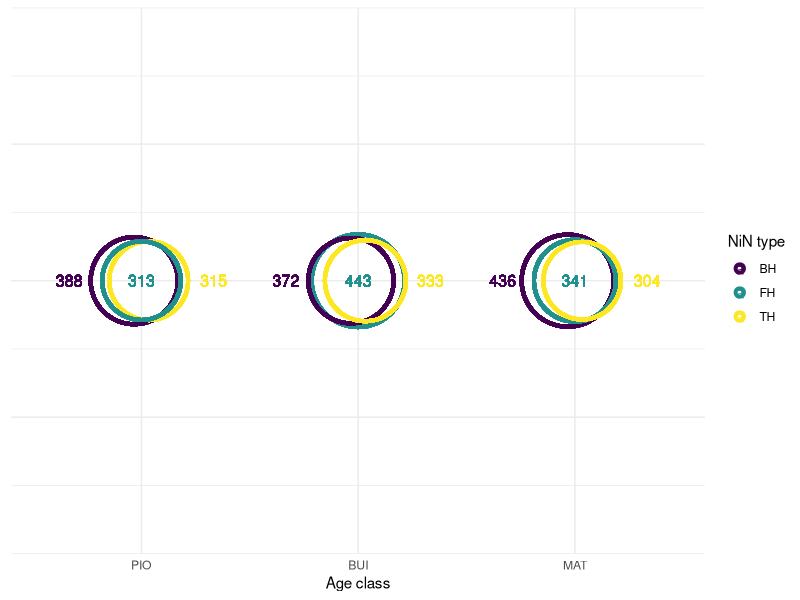
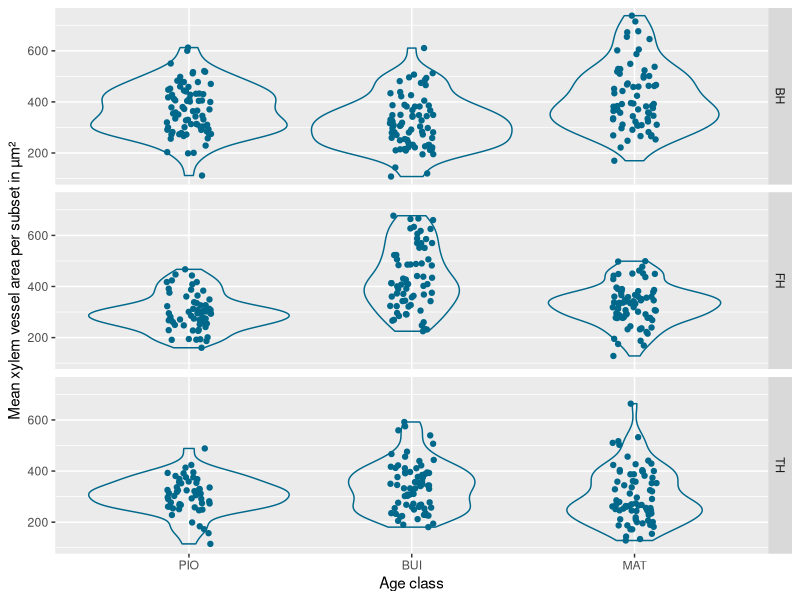
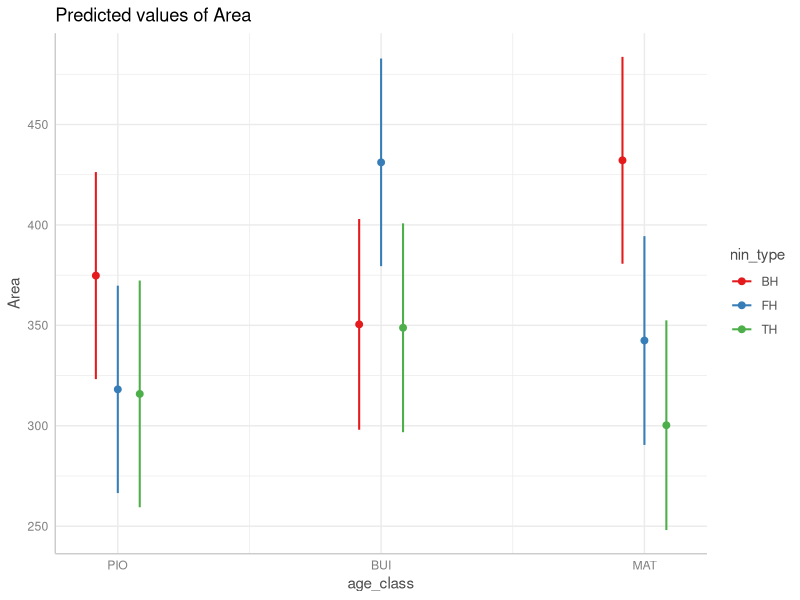
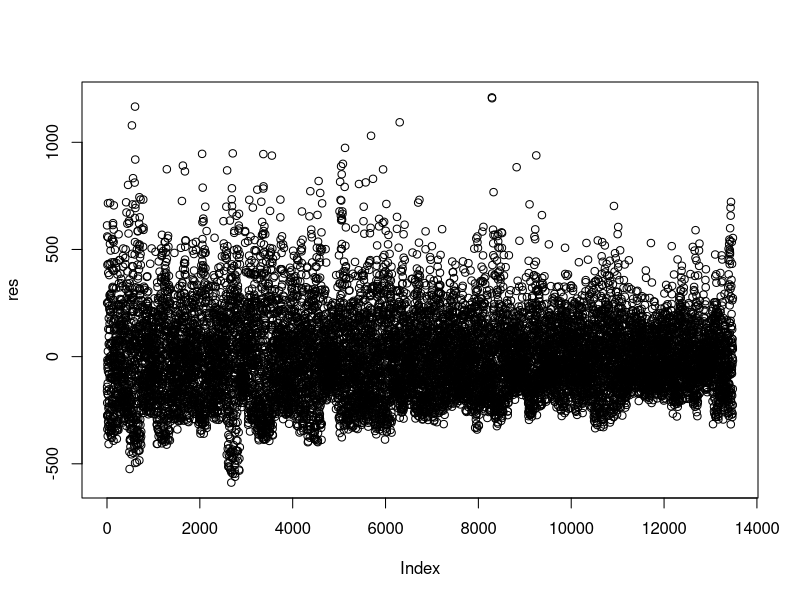
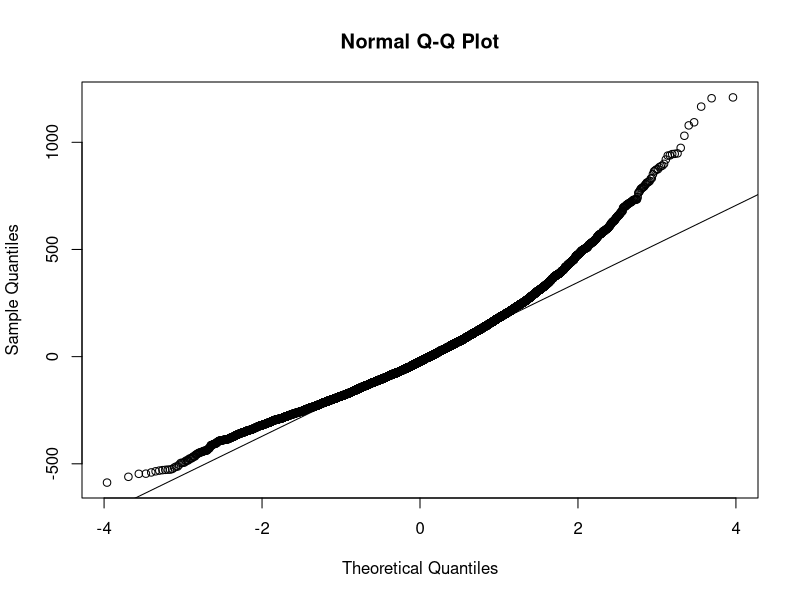
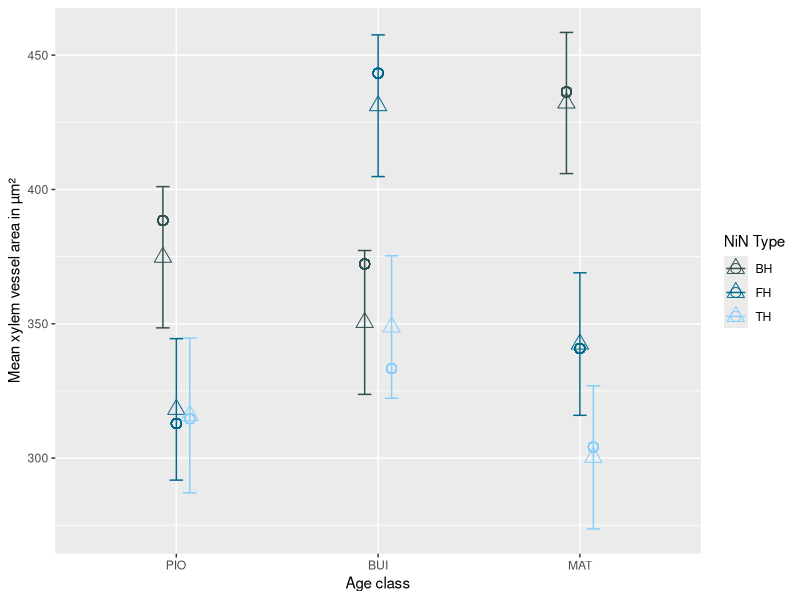
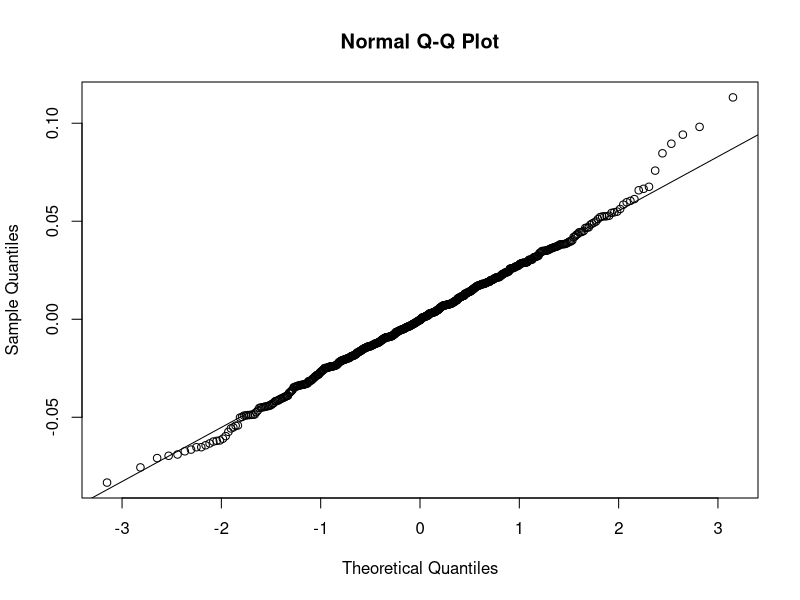
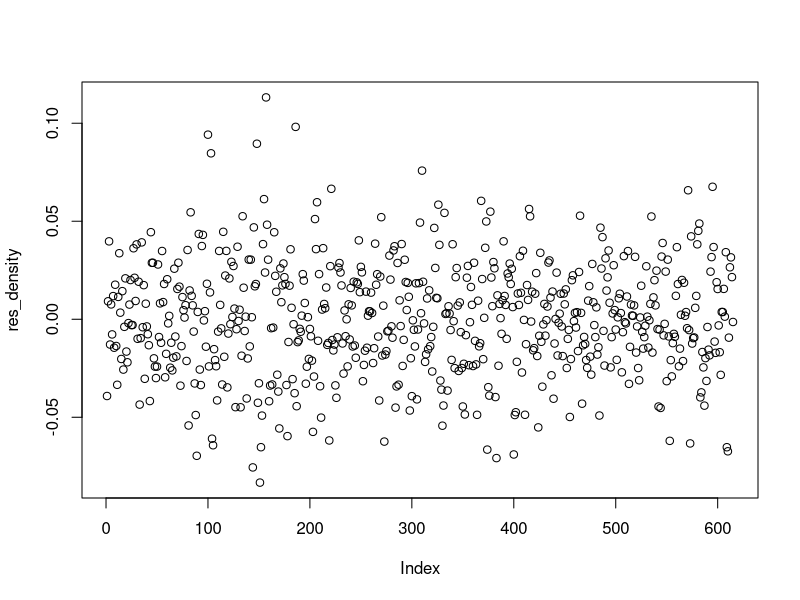

Write R code to recreate these figures, in order.
## ---- chunk 1
#| label: libraries
#| echo: false

library(ggplot2)
library(ggeffects)
library(tidyverse)
library(lme4)
library(lmerTest)
library(emmeans)
library(multcomp)
## ---- chunk 2
#| label: import

data <- read.csv("clean_data/DURIN_clean_LygraFire_field_trait_2025.csv")
data$age_class <- factor(data$age_class, levels = c("PIO", "BUI", "MAT"))
## ---- chunk 3
#| label: prep

data <- data |>
  group_by(treatment) |>
  mutate(means_treatment = mean(Area)) |>
  ungroup() 

data <- data[order(-data$means_treatment),]
## ---- chunk 4
#| label: plot




ggplot(data, 
       aes(x = age_class, 
           y = 1, color = nin_type, size = means_treatment, label = round(means_treatment))) +
  geom_point(shape = 21, fill = NA, stroke = 2, position = position_dodge(0.1)) + scale_size_area(max_size = 30) + geom_text(size = 4, position = position_dodge(1)) + theme_minimal() + scale_colour_viridis_d() +
  labs(x = "Age class", color = "NiN type") + guides(size = "none") + theme(axis.text.y = element_blank(), axis.title.y = element_blank())
## ---- chunk 5
#| label: xylem area variation

variation_data <- data |>
  group_by(subset_id) |>
  mutate(subset_means = mean(Area)) |>
  distinct(subset_id, .keep_all = TRUE) 

variation_data$subset_damage <- as.character(as.numeric(variation_data$subset_damage))


xylem_variation_plot <- ggplot(data = variation_data, aes(x = age_class, y = subset_means)) + geom_point(color = "deepskyblue4", position = position_jitter(0.1)) + geom_violin(fill = NA, color = "deepskyblue4") + facet_grid(rows = vars(nin_type)) + labs(x = "Age class", y = "Mean xylem vessel area per subset in µm²") 
xylem_variation_plot
ggsave("plots/xylem_vessel_area_variation.png", xylem_variation_plot)

variation_data <- variation_data |>
  group_by(treatment) |>
  mutate(min_max = max(subset_means)-min(subset_means))
## ---- chunk 6
#| label: mixed effect model

#removing double xylem as they will bias the size estimate. then fitting a model with estimates of mean xylem vessel area for each treatment combo

data_model <- data |>
  filter(double_xylem == 0) # remove double xylem from xylem vessel size estimates

model <- lmer(Area ~ age_class * nin_type +  circ + subset_damage + (1 | plant), data = data_model)

pred_mod <- ggpredict(model, terms = c("age_class", "nin_type"))
## ---- chunk 7
#| label: mixed effect model

#removing double xylem as they will bias the size estimate. then fitting a model with estimates of mean xylem vessel area for each treatment combo

data_model <- data |>
  filter(double_xylem == 0) # remove double xylem from xylem vessel size estimates

model <- lmer(Area ~ age_class * nin_type +  circ + subset_damage + (1 | plant), data = data_model)

pred_mod <- ggpredict(model, terms = c("age_class", "nin_type"))

pred_mod
plot(pred_mod)
## ---- chunk 8
summary(model)
## ---- chunk 9
res <- residuals(model)
plot(res)
## ---- chunk 10
qqnorm(res)
qqline(res)
## ---- chunk 11
#| label: mixed effect model prediction and raw values


mixed_vs_raw <- ggplot() +  geom_point(data = data, aes(x = age_class, y = means_treatment, color = nin_type), shape = 1, size = 3, position = position_dodge(0.2)) + geom_point(data = pred_mod, aes(x = x, y = predicted, color = group), shape = 2, size = 4, position = position_dodge(0.2)) + geom_errorbar(data = pred_mod, aes(x = x, ymin = predicted-std.error, ymax = predicted+std.error, color = group), width = 0.2, position = position_dodge(0.2)) + labs(x = "Age class", y = "Mean xylem vessel area in µm²") + guides(color = guide_legend("NiN Type")) + scale_color_manual(values = c("darkslategrey", "deepskyblue4", "lightskyblue")) 
mixed_vs_raw

ggsave("plots/Mixed_effects_vs_raw_averages.png", mixed_vs_raw)

## ---- chunk 12
anova(model, type = 3) #using type 3 as the drop1 output deemed the age_class:nin_type interaction significant
## ---- chunk 13
#| label: post hoc age class and nin type

#post hoc for age_class:nin_type interaction
age_nin_emm <- emmeans(model, ~ nin_type * age_class, pbkrtest.limit = 13484) #contrast will be done in the next step, as emmeans recommend it.

contrast(age_nin_emm)
## ---- chunk 14
#| label: post hoc nin type

#post hoc for nin_type
nin_emm <- emmeans(model, pairwise ~ nin_type, pbkrtest.limit = 13484) #contrast will be done in the next step, as emmeans recommend it.

contrast(nin_emm)
## ---- chunk 15
xylem_variation <- pred_mod |>
  group_by(x) |>
  mutate(variation = max(predicted)-min(predicted))
## ---- chunk 16
#| label: creating density data
#| warning: false

#creating a new dataset with the density of xylem, keeping only distinct values of density
density_data <- data |>
  group_by(subset_id) |>
  summarise(
            source_file = source_file,
            age_class = age_class,
            nin_type = nin_type,
            plant = plant,
            subset_total = sum(Area),
            subset_area = subset_area,
            circ = mean(circ), #using the mean circularity for the subset, otherwise it will pick the first value
            subset_damage = subset_damage
            ) |>
  mutate(density = subset_total/subset_area) |>
  mutate(replicate = substr(source_file, 7,7))

#keeping only distinct values of density, filtering by subset_id as there is only one density per subset
density_data <- distinct(density_data, subset_id, .keep_all = TRUE)
## ---- chunk 17
#| label: density model

density_model <- lmer(density ~ age_class * nin_type + circ + subset_damage + (1 | plant), data = density_data)
summary(density_model)
## ---- chunk 18
#| label: qqplot density

res_density <- residuals(density_model)
qqnorm(res_density)
qqline(res_density)
## ---- chunk 19
#| label: plot density residuals
plot(res_density)
## ---- chunk 20
#create predictions for the density model, make it ready for use in ggplot
pred_density <- ggpredict(density_model, terms = c("age_class", "nin_type"))

#this is just to output the values from each group
pred_density

#ggplot for plotting the predicted values for density and all of the subset data outlined in violin plots
pred_density_plot <- ggplot(data = pred_density) + 
  #geom_point(data = density_data_summarised, aes(x = age_class, y = density, color = nin_type), alpha = 0.5, position = position_dodge2(0.4)) + 
  geom_violin(data = density_data, aes(x = age_class, y = density, color = nin_type), fill = NA) + 
  geom_point(aes(x = x, y = predicted, color = group), position = position_dodge(0.9), size = 4) + 
  geom_errorbar(aes(x = x, ymax = predicted+std.error, ymin = predicted-std.error, color = group, width = 0), position = position_dodge(0.9)) + 
  labs(x = "Age class", y = "Density (Total xylem area / subset area") + 
  guides(color = guide_legend("NiN type")) + 
  scale_color_manual(values = c("darkslategrey", "deepskyblue4", "lightskyblue"))

pred_density_plot
ggsave( "plots/pred_density_plot.png", pred_density_plot)
## ---- chunk 21
anova(density_model, type = 3)
## ---- chunk 22
#| label: post hoc density

density_age_nin_emm <- emmeans(density_model, ~ age_class*nin_type, pbkrtest.limit = 13755)

contrast(density_age_nin_emm)
